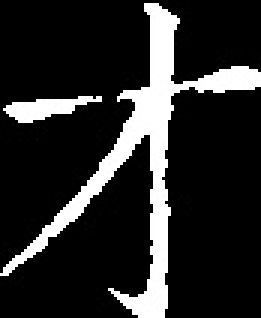
#> input picture Smart scoring for handwriting/硬笔字AI智能评分项目封装/Standard_words/img100.jpg, 87 x 106 px (shown 3 times larger)
$ python -i book_seg.py   (imports and definitions only)   (older library calls are emulated)
#> lines starting #> are read from the running program, lines starting #| are printed output that depends on the picture

from imutils.perspective import four_point_transform
import imutils
import cv2
import numpy as np
import os
# [45 lines left out: functions Get_cnt, get_result_img, not called in this run]

def qiege(result_img,output_dir):
    A={}
    imgpaths=[]
    k=0
    for i in result_img:
      i=cv2.resize(i,(317,414))
      i=cv2.medianBlur(i,1)
      for j in range(6):
        for m in range(4):
            A[j,m]=i[69*j+2:69*(j+1)-6,7+77*m:77*(m+1)-1]
            A[j,m]=cv2.normalize(A[j,m],None,0,255,cv2.NORM_MINMAX,cv2.CV_8U)
            A[j,m]=cv2.resize(A[j,m], (166,166))
            path=os.path.join(output_dir,"img{}.jpg".format(k))
            cv2.imwrite(path,A[j,m])
            k=k+1
            imgpaths.append(path)
    return imgpaths

# [8 lines left out: function run, not called in this run]

>>> import cv2
>>> picture = cv2.imread('Standard_words/img100.jpg')
#> picture is the input picture: shape (106, 87, 3); min 0, max 255, mean 41
>>> result = qiege(picture, 'out.png')
#> the loop in qiege, `for i in result_img:` made 106 passes
#> pass 1, in qiege, `i=cv2.resize(i,(317,414))`:
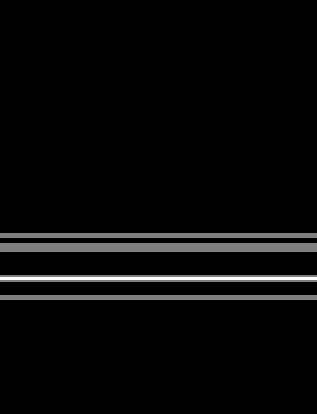
#> i: shape (414, 317); min 0, max 2, mean 0.07; drawn with min black and max white
#> pass 1, in qiege, `cv2.imwrite(path,A[j,m])`:
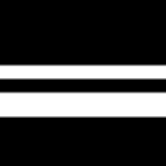
#> saved as img12.jpg: shape (166, 166); min 0, max 255, mean 58.6
#> pass 1, in qiege, `cv2.imwrite(path,A[j,m])`:
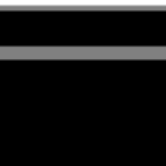
#> saved as img16.jpg: shape (166, 166); min 0, max 255, mean 23.1
#> after the loop in qiege, `for i in result_img:`: A = 24 items; imgpaths = 2544 items, first 6: 'out.png/img0.jpg', 'out.png/img1.jpg', 'out.png/img2.jpg', 'out.png/img3.jpg', 'out.png/img4.jpg', 'out.png/img5.jpg'; k = 2544
#> result has the same summary as imgpaths in qiege

$ run again, on Smart scoring for handwriting/硬笔字AI智能评分项目封装/Standard_words/img114.jpg
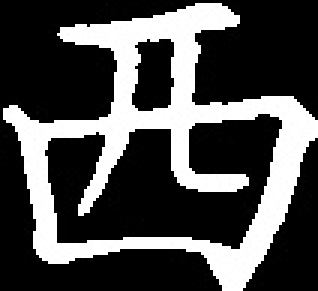
#> input picture Smart scoring for handwriting/硬笔字AI智能评分项目封装/Standard_words/img114.jpg, 106 x 97 px (shown 3 times larger)
#> picture is the input picture: shape (97, 106, 3); min 0, max 255, mean 76.2
#> the loop in qiege, `for i in result_img:` made 97 passes
#> pass 1, in qiege, `cv2.imwrite(path,A[j,m])`:
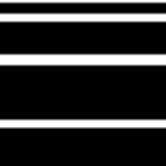
#> saved as img8.jpg: shape (166, 166); min 0, max 255, mean 46
#> pass 1, in qiege, `cv2.imwrite(path,A[j,m])`:
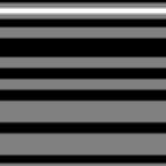
#> saved as img12.jpg: shape (166, 166); min 0, max 255, mean 77.6
#> after the loop in qiege, `for i in result_img:`: A = 24 items; imgpaths = 2328 items, first 6: 'out.png/img0.jpg', 'out.png/img1.jpg', 'out.png/img2.jpg', 'out.png/img3.jpg', 'out.png/img4.jpg', 'out.png/img5.jpg'; k = 2328
#> result has the same summary as imgpaths in qiege

$ run again, on Smart scoring for handwriting/硬笔字AI智能评分项目封装/Standard_words/img121.jpg
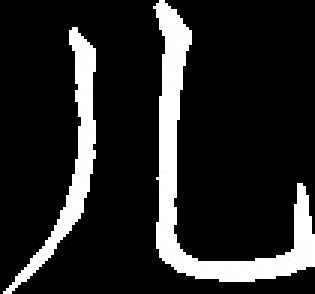
#> input picture Smart scoring for handwriting/硬笔字AI智能评分项目封装/Standard_words/img121.jpg, 105 x 98 px (shown 3 times larger)
#> picture is the input picture: shape (98, 105, 3); min 0, max 255, mean 37.8
#> the loop in qiege, `for i in result_img:` made 98 passes
#> pass 1, in qiege, `i=cv2.resize(i,(317,414))`:
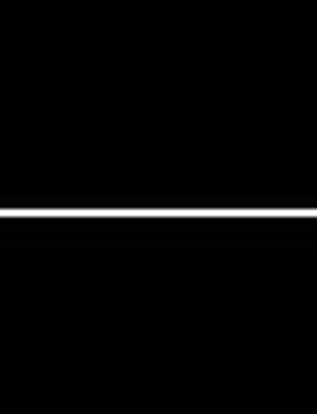
#> i: shape (414, 317); min 0, max 255, mean 4.9
#> pass 1, in qiege, `cv2.imwrite(path,A[j,m])`:
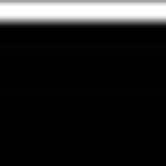
#> saved as img12.jpg: shape (166, 166); min 0, max 255, mean 31.2
#> after the loop in qiege, `for i in result_img:`: A = 24 items; imgpaths = 2352 items, first 6: 'out.png/img0.jpg', 'out.png/img1.jpg', 'out.png/img2.jpg', 'out.png/img3.jpg', 'out.png/img4.jpg', 'out.png/img5.jpg'; k = 2352
#> result has the same summary as imgpaths in qiege
